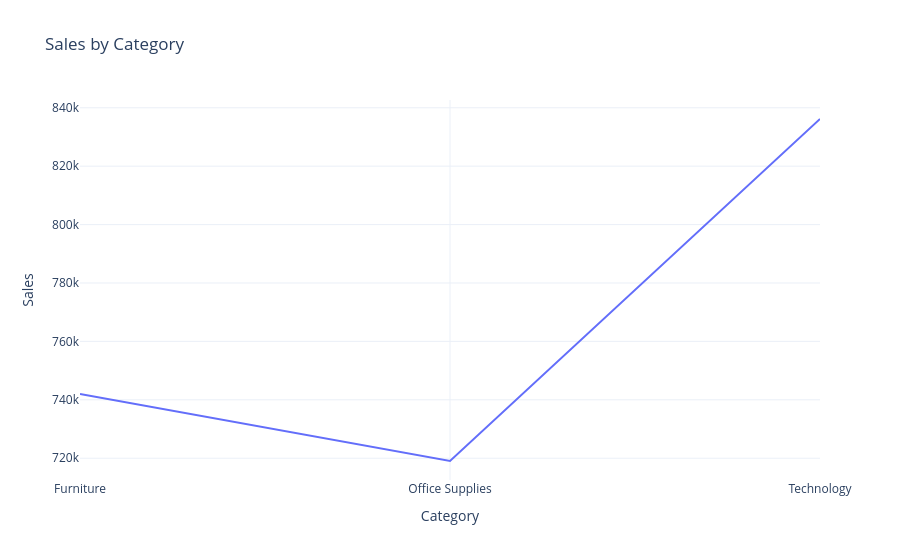

This figure's notebook cell:
### Code cell
# line graph
flg2 = px.line(sales_category,
    x = 'Category',
    y = 'Sales',
    title = 'Sales by Category')
flg2.show()

### Figure 1 — Plotly figure (JSON) as saved in the notebook; plotly's stock layout.template omitted (floating-point values rounded to 4 significant figures)
{"data": [{"hovertemplate": "Category=%{x}<br>Sales=%{y}<extra></extra>", "legendgroup": "", "line": {"color": "#636efa", "dash": "solid"}, "marker": {"symbol": "circle"}, "mode": "lines", "name": "", "orientation": "v", "showlegend": false, "type": "scatter", "x": ["Furniture", "Office Supplies", "Technology"], "xaxis": "x", "y": [742000.0, 719000.0, 836200.0], "yaxis": "y"}], "layout": {"legend": {"tracegroupgap": 0}, "title": {"text": "Sales by Category"}, "xaxis": {"anchor": "y", "domain": [0, 1], "title": {"text": "Category"}}, "yaxis": {"anchor": "x", "domain": [0, 1], "title": {"text": "Sales"}}}}
